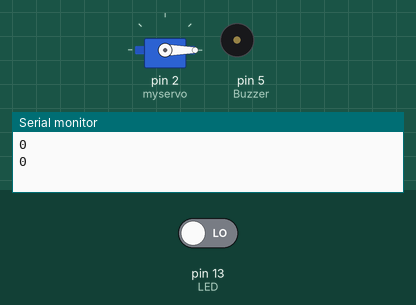
This sketch was run on a simulated Arduino Uno, built with avr-gcc and run on an emulated ATmega328P. On the bench: servo, buzzer (waves = sounding, pin HIGH), the last lines printed to the serial monitor. The inputs (shaded band) are chosen by the test bench; at power-on: pin 13 (LED) LOW.

Above: at 8.2 s.
8.3 s: pin 13 (LED) driven HIGH
At 8.91 s:
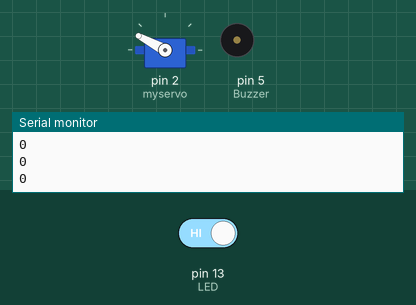
At 12.33 s:
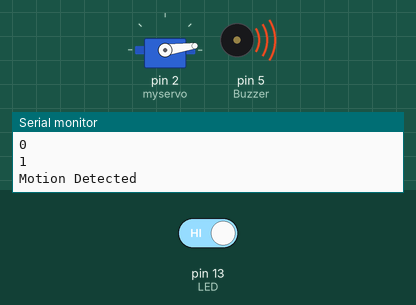
14.5 s: pin 13 (LED) driven LOW
At 16.06 s:
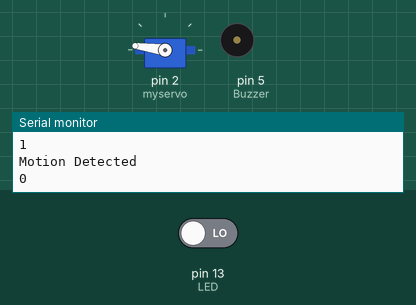
Timing chart, 0 to 25.1 s (numbered marks = the images above; inputs shaded):
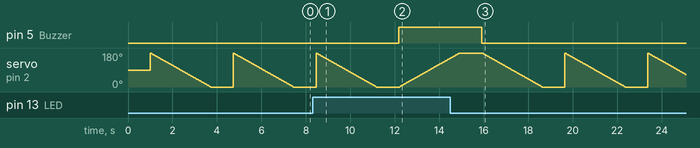

Measured:
- after the input at 8.3 s, pin 5 (Buzzer): LOW → HIGH after 3.9 s
- after the input at 14.5 s, pin 5 (Buzzer): HIGH → LOW after 1.4 s

The sketch:

servo_PIR_wemos_T1.ino
```cpp
#include <Servo.h>
//define the pins
#define LED LED_BUILTIN
int PIR = 13;
int Buzzer = 5;
Servo myservo;  // create servo object to control a servo
                // twelve servo objects can be created on most boards

void setup() {
  Serial.begin(115200);
  //define the LED and Buzzer pin as output
  pinMode(LED, OUTPUT);
  pinMode(Buzzer, OUTPUT);
  //define the sensor pin as input
  pinMode(PIR, INPUT);
   myservo.attach(2);  // attaches the servo on GIO2 to the servo object

}

void loop() {
  //using the digitalRead function we will read the signal of the sensor
  int value = digitalRead(PIR);
  delay(1000);
  int pos;

  //if its high or if an any object is detected it will activate the LED and Buzzer
  if (value == HIGH){
    digitalWrite(LED, HIGH);
    digitalWrite(Buzzer, HIGH);
    Serial.println(value);
    Serial.println("Motion Detected");

  for(pos = 0; pos <= 180; pos += 1) // goes from 0 degrees to 180 degrees
  {                                  // in steps of 1 degree
    myservo.write(pos);              // tell servo to go to position in variable 'pos'
    delay(15);                       // waits 15ms for the servo to reach the position
  }

  }
  else {
    digitalWrite(LED, LOW);
    digitalWrite(Buzzer, LOW);
    Serial.println(value);

  for(pos = 180; pos>=0; pos-=1)     // goes from 180 degrees to 0 degrees
  {
    myservo.write(pos);              // tell servo to go to position in variable 'pos'
    delay(15);                       // waits 15ms for the servo to reach the position
  }
  }
}
```
